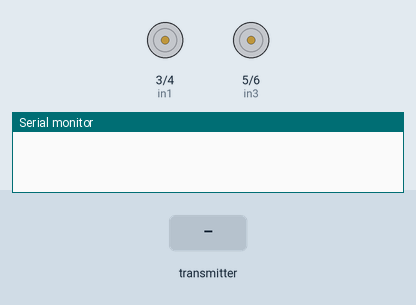
The sketch below on a simulated Arduino Uno, built with avr-gcc and run on an emulated ATmega328P. On the bench: motor-driver pin pairs drawn as motors (green arrow = first pin HIGH = forward, orange = second pin HIGH = backward, longer = more drive, scaled by the enable pin), the last lines printed to the serial monitor. Inputs (shaded band) come from the test bench. No radio packets arrive unless stated.

Above: at 1.2 s.
1.3 s: the transmitter starts sending xAxis = 0
At 2.5 s:
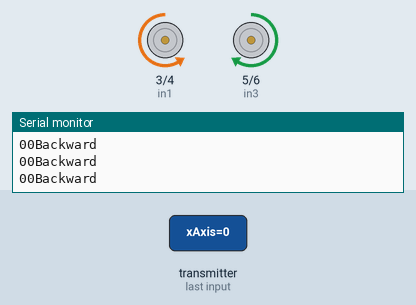
2.8 s: the transmitter starts sending yAxis = 512
At 3.8 s:
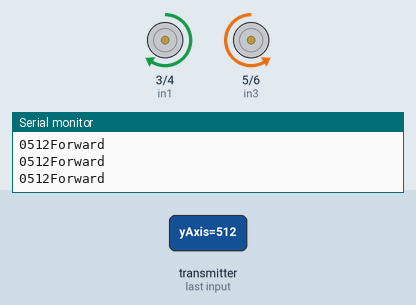
4.3 s: the transmitter starts sending yAxis = 0
At 5.0 s:
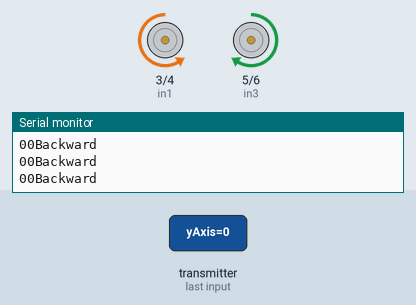
5.8 s: the transmitter starts sending yAxis = 1023
At 6.1 s:
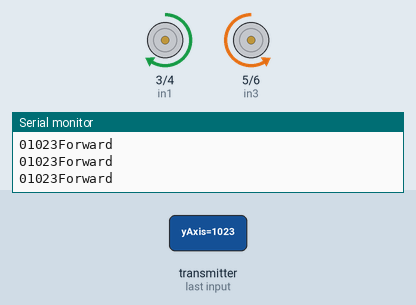
Timing chart, 0 to 8.3 s (numbered marks = the images above; inputs shaded):
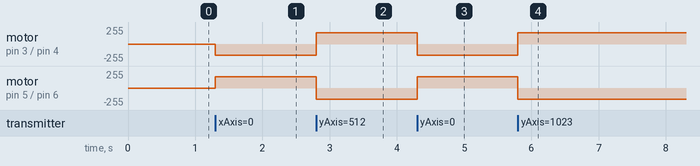

Measured:
- after the input at 1.3 s, motor on pin 3 (in1) / pin 4 (in2): stopped → backward 170/255 at once; motor on pin 5 (in3) / pin 6 (in4): stopped → forward 170/255 at once
- after the input at 2.8 s, motor on pin 3 (in1) / pin 4 (in2): backward 170/255 → forward 170/255 at once; motor on pin 5 (in3) / pin 6 (in4): forward 170/255 → backward 170/255 at once
- after the input at 4.3 s, motor on pin 3 (in1) / pin 4 (in2): forward 170/255 → backward 170/255 at once; motor on pin 5 (in3) / pin 6 (in4): backward 170/255 → forward 170/255 at once
- after the input at 5.8 s, motor on pin 3 (in1) / pin 4 (in2): backward 170/255 → forward 170/255 at once; motor on pin 5 (in3) / pin 6 (in4): forward 170/255 → backward 170/255 at once

The sketch:

Reciver.ino
```cpp
/*
  Arduino Wireless Communication Tutorial
        Example 1 - Receiver Code

  by Dejan Nedelkovski, www.HowToMechatronics.com

  Library: TMRh20/RF24, https://github.com/tmrh20/RF24/
*/

#include <SPI.h>
#include <nRF24L01.h>
#include <RF24.h>


//Motor 1 pins
int ENB = 9;
int in1 = 3;
int in2 = 4;

//Motor 2 pins
int ENA = 10;
int in3 = 5;
int in4 = 6;

RF24 radio(7, 8); // CE, CSN

const byte address[6] = "00001";
struct data {
  int xAxis;
  int yAxis;

};
data receive_data;

//change below 2 line
unsigned long lastRadioCheckTime = 0;
const unsigned long radioCheckInterval = 500; // Check radio availability every 5 seconds


void setup() {
  Serial.begin(9600);
  radio.begin();
  radio.openReadingPipe(0, address);
  radio.setPALevel(RF24_PA_MIN);
  radio.startListening();
  pinMode(ENA, OUTPUT);
  pinMode(ENB, OUTPUT);
  pinMode(in1, OUTPUT);
  pinMode(in2, OUTPUT);
  pinMode(in3, OUTPUT);
  pinMode(in4, OUTPUT);

}

void loop() {
  unsigned long currentMillis = millis();  //added line


  if (currentMillis - lastRadioCheckTime >= radioCheckInterval) {
    lastRadioCheckTime = currentMillis;

    if (!radio.available()) {
      //      Serial.println("Radio Not Available");
      // Reset radio module
      radio.begin();
      radio.openReadingPipe(0, address);
      radio.setPALevel(RF24_PA_MIN);
      radio.startListening();
    }
  }
  if (radio.available()) {
    radio.read(&receive_data, sizeof(data));
    Serial.print(receive_data.xAxis);
    Serial.print(receive_data.yAxis);

    if (receive_data.yAxis < 300) {
      //correct
      // Handle backward movement
      Serial.println("Backward");
      digitalWrite(in1, LOW);
      digitalWrite(in2, HIGH);
      digitalWrite(in3, HIGH);
      digitalWrite(in4, LOW);
      analogWrite(ENA, 170);
      analogWrite(ENB, 170);
    }

    else if (receive_data.yAxis > 360) {
      // Handle forward movement
      Serial.println("Forward");
      digitalWrite(in1, HIGH);
      digitalWrite(in2, LOW);
      digitalWrite(in3, LOW);
      digitalWrite(in4, HIGH);
      analogWrite(ENA, 170);
      analogWrite(ENB, 170);
    }
    else if (receive_data.xAxis < 300) {
      // Handle left movement
      Serial.println("Left");
      digitalWrite(in1, HIGH);
      digitalWrite(in2, LOW);
      digitalWrite(in3, LOW);
      digitalWrite(in4, LOW);
      analogWrite(ENA, 170);
      analogWrite(ENB, 170);
    }
    else if (receive_data.xAxis > 360) {
      // Handle Right movement
      Serial.println("Right");
      digitalWrite(in1, LOW);
      digitalWrite(in2, LOW);
      digitalWrite(in3, LOW);
      digitalWrite(in4, HIGH);
      analogWrite(ENA, 170);
      analogWrite(ENB, 170);
    }
    else {
      // Stop motors
      Serial.println("Stop");
      analogWrite(ENA, 0);
      analogWrite(ENB, 0);
    }

  }

}
```
